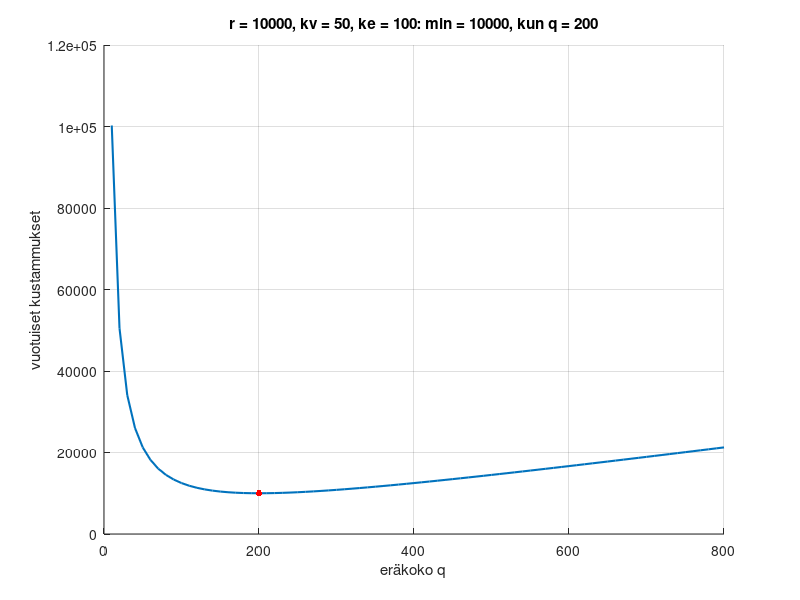

Reproduce this figure in MATLAB.
clear
close all

v = 50
e = 100
r = 10000

c = @(q) v .* (q ./ 2) + e .* (r ./ q)

% dc = v/2-(e*r)/q^2
% q = sqrt(2)*sqrt(e)*sqrt(r/v) or -sqrt(2)*sqrt(e)*sqrt(r/v)
% q > 0

u = sqrt(2)*sqrt(e)*sqrt(r/v)
c(u)
hold on
q = 0:10:800

%[cmin,indmin] = min(c(q)) %min value of vector f is its element number indmin
%qmin = q(indmin)

plot(q, c(q), 'linewidth', 1.5)
plot(u,c(u),'r.','markersize',15);
xlabel('eräkoko q')
title(['r = ', num2str(r), ', kv = ', num2str(v), ', ke = ', num2str(e), ': min = ', num2str(c(u)), ', kun q = ', num2str(u)])
ylabel('vuotuiset kustammukset')
grid
hold off
